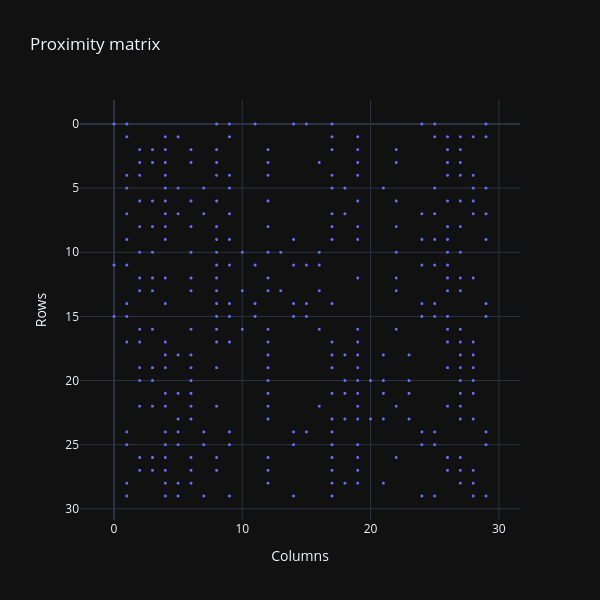

The cell this chart's notebook holds for it:
### Markdown cell above
Here is a corresponding matrix plot:

### Code cell
rows, cols = mat.nonzero()

fig = go.Figure(data=go.Scattergl(
    x=cols,
    y=rows,
    mode='markers',
    marker=dict(size=3)
))

fig.update_layout(
    title="Proximity matrix",
    xaxis_title="Columns",
    yaxis_title="Rows",
    yaxis_autorange='reversed',
    xaxis=dict(scaleanchor='y', scaleratio=1),
    yaxis=dict(constrain='domain'),
    width=600,
    height=600,
    template="plotly_dark"
)

fig.show()

### Figure 1 — Plotly figure (JSON) as saved in the notebook; plotly's stock layout.template omitted (floating-point values rounded to 4 significant figures; data arrays with more than 128 entries replaced by an {"elided": "..."} marker saying what was removed)
{"data": [{"marker": {"size": 3}, "mode": "markers", "type": "scattergl", "x": {"elided": "330 int values"}, "y": {"elided": "330 int values"}}], "layout": {"height": 600, "title": {"text": "Proximity matrix"}, "width": 600, "xaxis": {"scaleanchor": "y", "scaleratio": 1, "title": {"text": "Columns"}}, "yaxis": {"autorange": "reversed", "constrain": "domain", "title": {"text": "Rows"}}}}
